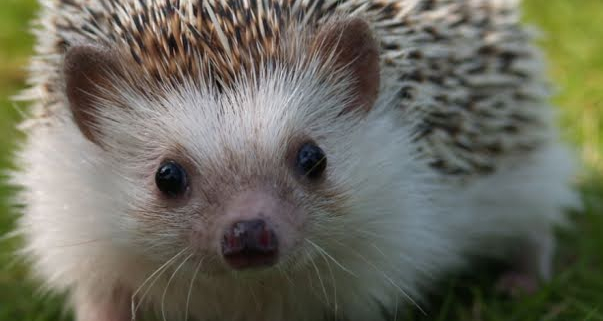
#> input picture tareas/3/24190300/erizo_original.jpg, 603 x 321 px
$ python 'Editor_de_imágenes.py'
#> lines starting #> are read from the running program, lines starting #| are printed output that depends on the picture
from PIL import Image
from PIL import ImageFilter

imagen = Image.open("erizo_original.jpg")
#> imagen is the input picture: PIL image 603x321 RGB; mean R, G, B 107.5, 106.6, 93.5

# Editar y visualizar el resultado final.
imagen_1 = imagen.filter(ImageFilter.BLUR)
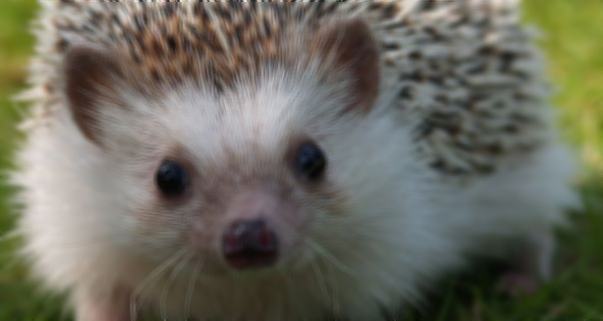
#> imagen_1: PIL image 603x321 RGB; mean R, G, B 107.5, 106.6, 93.5
imagen_1.show()

imagen_2 = imagen.filter(ImageFilter.CONTOUR)
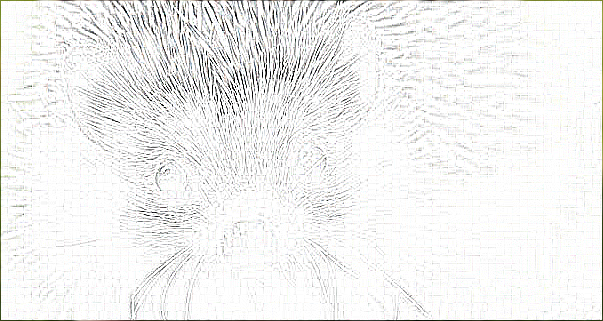
#> imagen_2: PIL image 603x321 RGB; mean R, G, B 240.9, 241, 240.2
imagen_2.show()

imagen_3 = imagen.filter(ImageFilter.EDGE_ENHANCE)
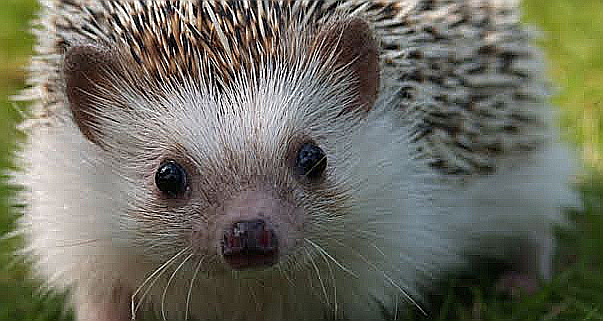
#> imagen_3: PIL image 603x321 RGB; mean R, G, B 107.8, 107.1, 94.1
imagen_3.show()

dimensiones = (100, 100)
imagen_4 = imagen.resize(dimensiones)
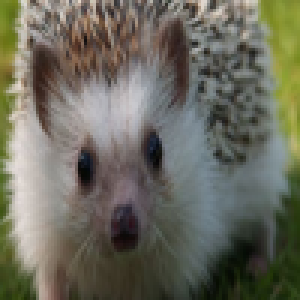
#> imagen_4: PIL image 100x100 RGB (shown 3 times larger); mean R, G, B 107.5, 106.6, 93.5
imagen_4.show()

# Guardar los archivos de las imágenes modificadas en jpg.
imagen_1.save("erizo_1.jpg")
imagen_2.save("erizo_2.jpg")
imagen_3.save("erizo_3.jpg")
imagen_4.save("erizo_4.jpg")
